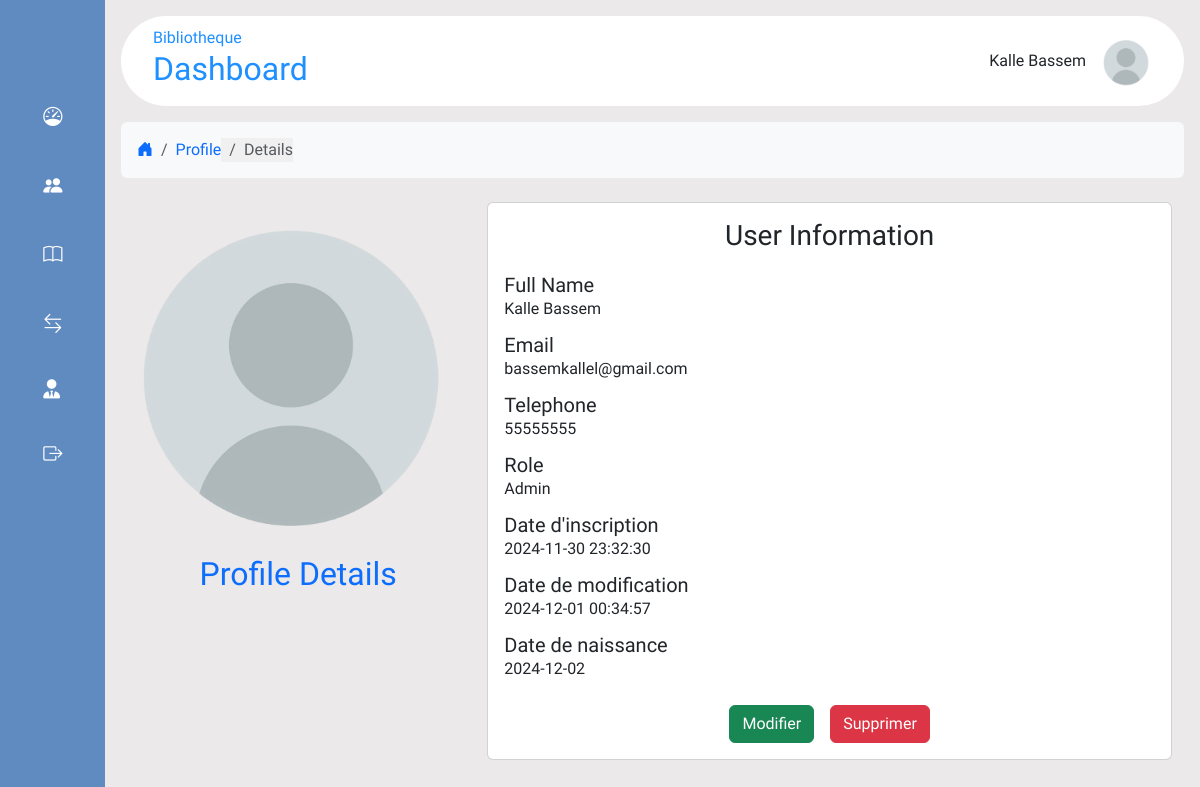
The page /profile.php (signed in) on the database its author committed.
### profile.php (called while the page is built, shortened)
<?php
    include "db_connect.php";
    $req=$bdd->prepare('SELECT * FROM adhérents WHERE id = ? AND Role = "Admin"');
    $req->execute([$_SESSION['id']]);
    $utils=$req->fetch();
    $template="profile";
    include "layout.phtml";
?>

### profile.phtml (the view)
<nav aria-label="breadcrumb" class="bg-light p-3 rounded">
        <ol class="breadcrumb mb-0">
            <li class="breadcrumb-item"><a href="./index.php"><i class="bi bi-house-door-fill"></i></a></li>
            <li class="breadcrumb-item"><a href="./index.php">Profile</a></li>
            <li class="breadcrumb-item active" aria-current="page">Details</li>
        </ol>
    </nav>
    <div class="container mt-4">
        <div class="row">
            <div class="col-md-4 text-center">
                <img src="./assets/images/profile.png" alt="Profile Picture" class="img-fluid rounded-circle mb-3">
                <h2 class="text-primary">Profile Details</h2>
            </div>
            <div class="col-md-8">
                <div class="card">
                    <div class="card-body">
                        <h3 class="card-title text-center mb-4">User Information</h3>
                        <div class="mb-3">
                            <h5 class="card-subtitle">Full Name</h5>
                            <p class="card-text"><?= $utils['full_name'] ?></p>
                        </div>
                        <div class="mb-3">
                            <h5 class="card-subtitle">Email</h5>
                            <p class="card-text"><?= $utils['email'] ?></p>
                        </div>
                        <div class="mb-3">
                            <h5 class="card-subtitle">Telephone</h5>
                            <p class="card-text"><?= $utils['telephone'] ?></p>
                        </div>
                        <div class="mb-3">
                            <h5 class="card-subtitle">Role</h5>
                            <p class="card-text"><?=$utils['Role']?></p>
                        </div>
                        <div class="mb-3">
                            <h5 class="card-subtitle">Date d'inscription</h5>
                            <p class="card-text"><?= $utils['date_inscription'] ?></p>
                        </div>
                        <div class="mb-3">
                            <h5 class="card-subtitle">Date de modification</h5>
                            <p class="card-text"><?= $utils['date_modification'] ?></p>
                        </div>
                        <div class="mb-3">
                            <h5 class="card-subtitle">Date de naissance</h5>
                            <p class="card-text"><?= $utils['date_naissance'] ?></p>
                        </div>
                        <div class="d-flex justify-content-center mt-4">
                            <a class="btn btn-success  mx-2" href="modifier_admin.php?id=<?= $_SESSION['id'] ?>" role="button">Modifier</a>
                            <a class="btn btn-danger mx-2" href="supprimer_admin.php?id=<?= $_SESSION['id'] ?>" role="button">Supprimer</a>
                        </div>
                    </div>
                </div>
            </div>
        </div>
    </div>

### layout.phtml (shortened to what this page needs)
<?php
$current_page = basename($_SERVER['PHP_SELF']);
?>
<!DOCTYPE html>
<html lang="en">
<head>
    <link href="https://cdn.jsdelivr.net/npm/bootstrap@5.3.3/dist/css/bootstrap.min.css" rel="stylesheet">
    <link rel="stylesheet" href="https://cdn.jsdelivr.net/npm/bootstrap-icons@1.11.3/font/bootstrap-icons.min.css">
    <link rel="stylesheet" href="https://cdnjs.cloudflare.com/ajax/libs/font-awesome/6.7.1/css/all.min.css" />
    <link rel="stylesheet" href="./assets/css/style.css">
</head>
<body>
    <?php if($template == 'login'): ?>
        <div class="login-container">
            <?php header("location: login.php") ?>
        </div>
    <?php else: ?>
        <div class="sidebar">
            <div class="logo"></div>
            <ul class="menu">
                <li class="<?= $current_page == 'statistiques.php' ? 'active' : '' ?>">
                    <a href="./statistiques.php">
                        <i class="bi bi-speedometer"></i>
                    </a>
                </li>
                <li class="<?= $current_page == 'index.php' ? 'active' : '' ?>">
                    <a href="./index.php">
                        <i class="bi bi-people-fill"></i>
                    </a>
                </li>
                <li class="<?= $current_page == 'liste_livres.php' ? 'active' : '' ?>">
                    <a href="./liste_livres.php">
                        <i class="bi bi-book"></i>
                    </a>
                </li>
                <li class="<?= $current_page == 'liste_emprunts.php' ? 'active' : '' ?>">
                    <a href="./liste_emprunts.php">
                        <i class="bi bi-arrow-left-right"></i>
                    </a>
                </li>
                <li class="<?= $current_page == 'liste_admins.php' ? 'active' : '' ?>">
                    <a href="./liste_admins.php">
                        <i class="fa-solid fa-user-tie"></i>
                    </a>
                </li>
                <li>
                    <a href="logout.php">
                        <i class="bi bi-box-arrow-right"></i>
                    </a>
                </li>
            </ul>
        </div>
        <div class="main--content">
            <div class="header--wrapper">
                <div class="header--title">
                    <span>Bibliotheque</span>
                    <h2>Dashboard</h2>
                </div>
                <div class="user--info">
                    <span><?= $_SESSION["full_name"] ?></span>
                    <a href="./profile.php"><img src="assets/images/profile.png"></a>
                </div>
            </div>
            <div class="tabular--wrapper">
                <?php include $template . '.phtml'; ?>
            </div>
        </div>
    <?php endif; ?>
</body>
</html>

### assets/css/style.css (style rules this page uses)
* { padding: 0; margin: 0; box-sizing: border-box; border: none; outline: none; font-family: "Host Grotesk", sans-serif; }
body { display: flex; }
.sidebar { position: sticky; top: 0; left: 0; bottom: 0; width: 110px; height: 100vh; padding: 0 1.7rem; color: #fff; overflow: hidden; transition: all 0.5s linear; background: #608BC1 }
.logo { height: 80px; padding: 16px; }
.menu { height: 88%; position: relative; list-style: none; padding: 0; }
.menu li { padding: 1rem; margin: 8px 0; border-radius: 8px; transition: all 0.5s ease-in-out; }
.menu li:hover,.active { background: #e0e0e058; }
.menu a { color: #fff; font-size: 14px; text-decoration: none; display: flex; align-items: center; gap:1.5rem; }
.menu a i { font-size: 1.2rem; }
.main--content { position:relative; background: #ebe9e9; width: 100%; padding: 1rem; }
.header--wrapper img { width: 50px; height: auto; cursor: pointer; border-radius: 50%; }
.header--wrapper { display:flex; justify-content: space-between; align-items: center; flex-wrap: wrap; background: #fff; border-radius: 155px; padding: 10px 2rem; margin-bottom: 1rem; }
.header--title { color: #1E90FF; }
.user--info { display:flex; align-items: center; gap: 1rem; }
a { text-decoration: none; }

### rows shown on the page
adhérents: full_name "Kalle Bassem", email "bassemkallel@gmail.com", telephone "55555555", Role "Admin", date_inscription "2024-11-30 23:32:30", date_modification "2024-12-01 00:34:57", date_naissance "2024-12-02"

### other values the page prints
$_SESSION["full_name"] "Kalle Bassem"
